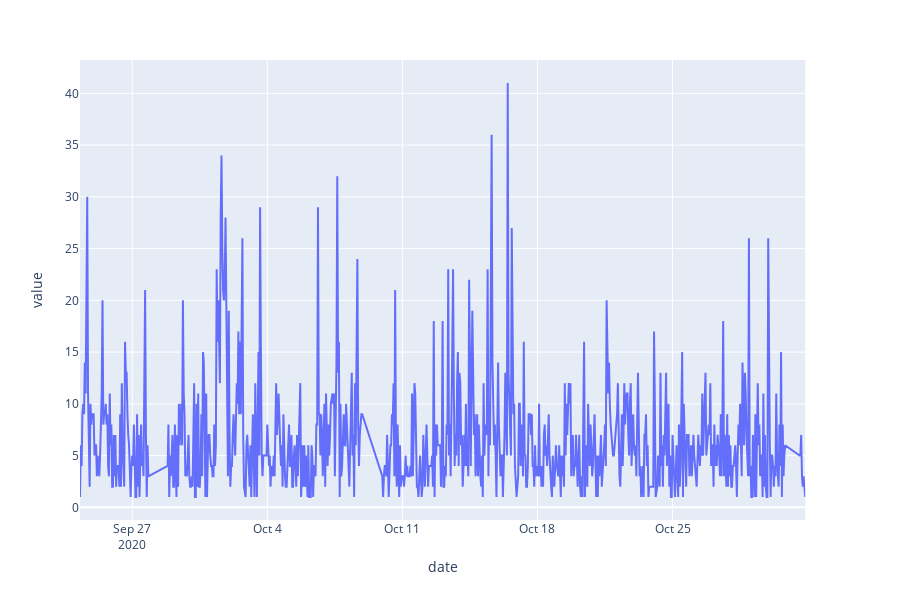

Here is the notebook cell this chart was saved with:
### Markdown cell above
### Série temporelle brute du hashtag Uyghurs

### Code cell
df_1 = pd.read_csv("nb_tweet_h_uyghurs.csv")
df_1["date"] = pd.to_datetime(df_1["date"], format = "%Y-%m-%dT%H")

#plot
fig = px.line(df_1, x="date", y="value")
fig.show()

### Figure 1 — Plotly figure (JSON) as saved in the notebook; plotly's stock layout.template omitted (floating-point values rounded to 4 significant figures; data arrays with more than 128 entries replaced by an {"elided": "..."} marker saying what was removed)
{"data": [{"hoverlabel": {"namelength": 0}, "hovertemplate": "date=%{x}<br>value=%{y}", "legendgroup": "", "line": {"color": "#636efa", "dash": "solid"}, "mode": "lines", "name": "", "showlegend": false, "type": "scatter", "x": {"elided": "785 str values"}, "xaxis": "x", "y": {"elided": "785 int values"}, "yaxis": "y"}], "layout": {"height": 600, "legend": {"tracegroupgap": 0}, "margin": {"t": 60}, "xaxis": {"anchor": "y", "domain": [0, 0.98], "title": {"text": "date"}}, "yaxis": {"anchor": "x", "domain": [0, 1], "title": {"text": "value"}}}}
